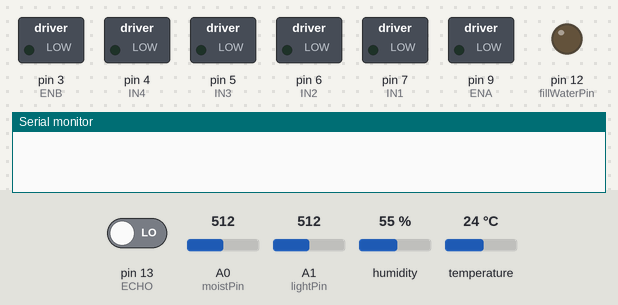
Bench run of a sketch on a simulated Arduino Uno, built with avr-gcc and run on an emulated ATmega328P. On the bench: switched loads named in the sketch (green lamp = pin HIGH), output pins drawn as LEDs (lit = HIGH), the last lines printed to the serial monitor. Inputs (shaded band) come from the test bench; at power-on: pin 13 (ECHO) LOW, A0 (moistPin) = 512, A1 (lightPin) = 512, humidity 55 %, temperature 24 °C. Pins used as bus, display or sensor lines are not drawn.

Above: at 0.1 s.
At 1.1 s:
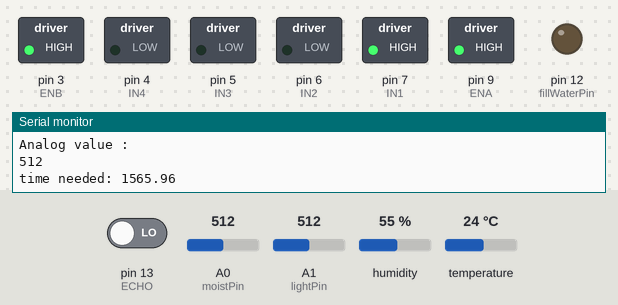
At 2.1 s:
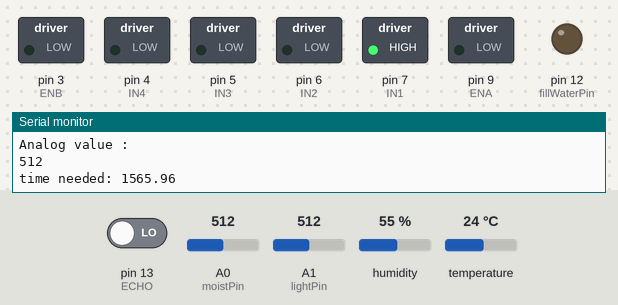
At 3.7 s:
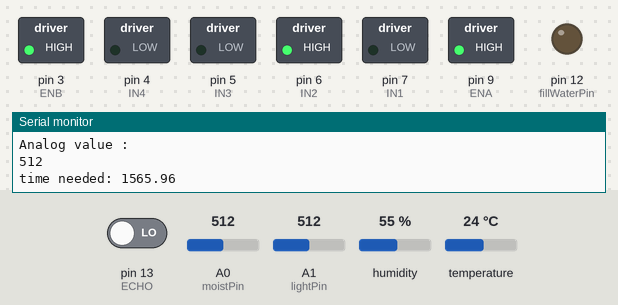
At 4.7 s:
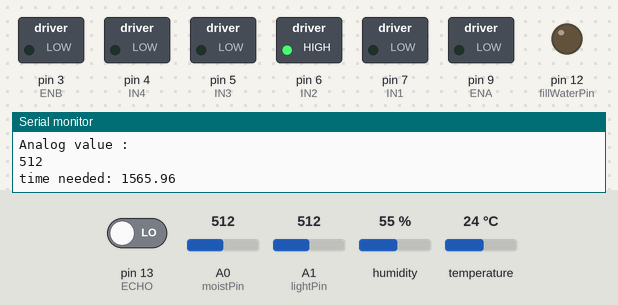
Timing chart, 0 to 6.2 s (numbered marks = the images above):
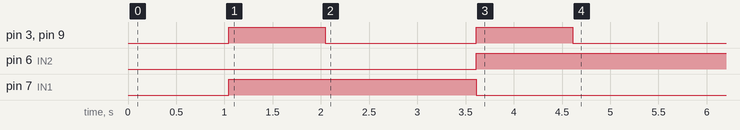

The sketch:

Drip_System_Code.ino
```cpp
#include "DHT.h"
#define DHTPIN 10
#define DHTTYPE DHT11
DHT dht(DHTPIN, DHTTYPE);

// Pins
const int IN1 = 7;
const int IN2 = 6;
const int IN3 = 5;
const int IN4 = 4;
const int ENA = 9;
const int ENB = 3;

const int ECHO = 13;
const int TRIG = 11;

const int lightPin = A1;

const int moistPin = A0;

const int fillWaterPin = 12;

const float flowRate = 66;

//variables for moisture
const int AirValue = 438;
const int WaterValue = 208;
int soilMoistureValue = 0;
int soilMoisturePercent=0;

void setup() {
  // put your setup code here, to run once:
  Serial.begin(9600);

  dht.begin();

  pinMode (IN1, OUTPUT);
  pinMode (IN2, OUTPUT);
  pinMode (IN3, OUTPUT);
  pinMode (IN4, OUTPUT);
  pinMode (ENA, OUTPUT);
  pinMode (ENB, OUTPUT);
  pinMode (12, OUTPUT);
}

void loop() {
  // put your main code here, to run repeatedly:

  //Getting most percentage
  int thresholdP = 70;
  int moistValue = moist();

  //Checking soil Moist Percentage
  if(getDistance(ECHO, TRIG) < 20){
    if (moistValue < thresholdP){
      TurnLED(false);

      //Checking Sun Light Value
      if(IsLightOutside()){

        float temperatureValue = Temp();
        float humidityValue = Humidity();

        float EvapRate = EvaporationRate(temperatureValue, humidityValue);
        float WaterNeeded = 100 + EvapRate;

        float timeNeeded = (WaterNeeded/flowRate)*1000;
        Serial.print("time needed: ");
        Serial.println(timeNeeded);

        OpenAndCloseMotor(timeNeeded);
        delay(100000);
      }
    }
  }
  else{
    TurnLED(true);
  }


  //OpenAndCloseMotor(5000);
  //EvaporationRate(30, 70);
  //float x = Humidity();
  delay(10000);

}

//Returns Ultra Sonic Sensor reading in CM
float getDistance(int ECHO, int TRIG){

  pinMode(ECHO, INPUT);
  pinMode(TRIG, OUTPUT);

  //Ultra-Sonic Input
  digitalWrite(TRIG, LOW);
  delay(10);
  digitalWrite(TRIG, HIGH);
  delay(10);
  digitalWrite(TRIG, LOW);

  float duration = pulseIn(ECHO, HIGH);
  duration += 40;

  float distance = (duration/2) * 343.42 * 0.0001;

  if(distance>1000){
    distance=0;
  }


  Serial.print("dist:  ");
  Serial.println(distance);


  return distance;
}

int moist(){


  soilMoistureValue = analogRead(moistPin);
  soilMoisturePercent = map(soilMoistureValue, AirValue, WaterValue, 0, 100);
  if(soilMoisturePercent<=0){
    soilMoisturePercent = 0;
  }
  if(soilMoisturePercent>=100){
    soilMoisturePercent=100;
  }

  return soilMoisturePercent;

}


//Flash LED
void TurnLED(boolean onOrOff){

  if(onOrOff){
      digitalWrite(fillWaterPin, HIGH);
  }
  else{
      digitalWrite(fillWaterPin, LOW);
  }
}

//Checks Light Levels
boolean IsLightOutside(){

  //Check Light Value
  int value = analogRead(lightPin);
  Serial.println("Analog value : ");
  Serial.println(value);
  if(value > 212){
    return true;
  }
  return false;
}

//Checks Humidity Percentage
float Humidity(){
  float h = dht.readHumidity();

  if (isnan(h)){
    h = 70;
  }
  return h;
}

//Checks Temp in Celcius
float Temp(){
  float t = dht.readTemperature();
  if (isnan(t)){
    t = 23;
  }
  return t;
}

// Evaporation Formula
float EvaporationRate(float temp, float humidity){

  //Getting Water's Vapor Pressure (mmHG)
  float P = pow(2.718, 20.386-(5132/(273+temp)));
  //Area
  float A = 3;
  float W = 8*(1/(humidity/70));
  float E = (P*A*W)/(temp*9/5 + 32 + 459.67);
  float miliL = E*3.785411784/1440*1000;

  return miliL;
}


//Open and Close Motor
int OpenAndCloseMotor(int timeOpen){

    //Open Valve
    digitalWrite(IN1, HIGH);
    digitalWrite(IN2, LOW);
    turnMotorOn();
    delay(1000);

    //Leave Valve Open
    turnMotorOff();
    delay(timeOpen);

    //Close Valve
    digitalWrite(IN1, LOW);
    digitalWrite(IN2, HIGH);
    turnMotorOn();
    delay(1000);

    turnMotorOff();
}
void turnMotorOn(){
  analogWrite(ENA, 255);
  analogWrite(ENB, 255);
}
void turnMotorOff(){
  analogWrite(ENA, 0);
  analogWrite(ENB, 0);
}
```

Measured:
- by itself, pin 3 (ENB), pin 9 (ENA): alternates HIGH for 1.0 s and LOW for 1.6 s, 4 changes in all, then stays LOW
- by itself, pin 6 (IN2): LOW → HIGH at 3.6 s
- by itself, pin 7 (IN1): LOW → HIGH at 1.0 s, → LOW 2.6 s later
